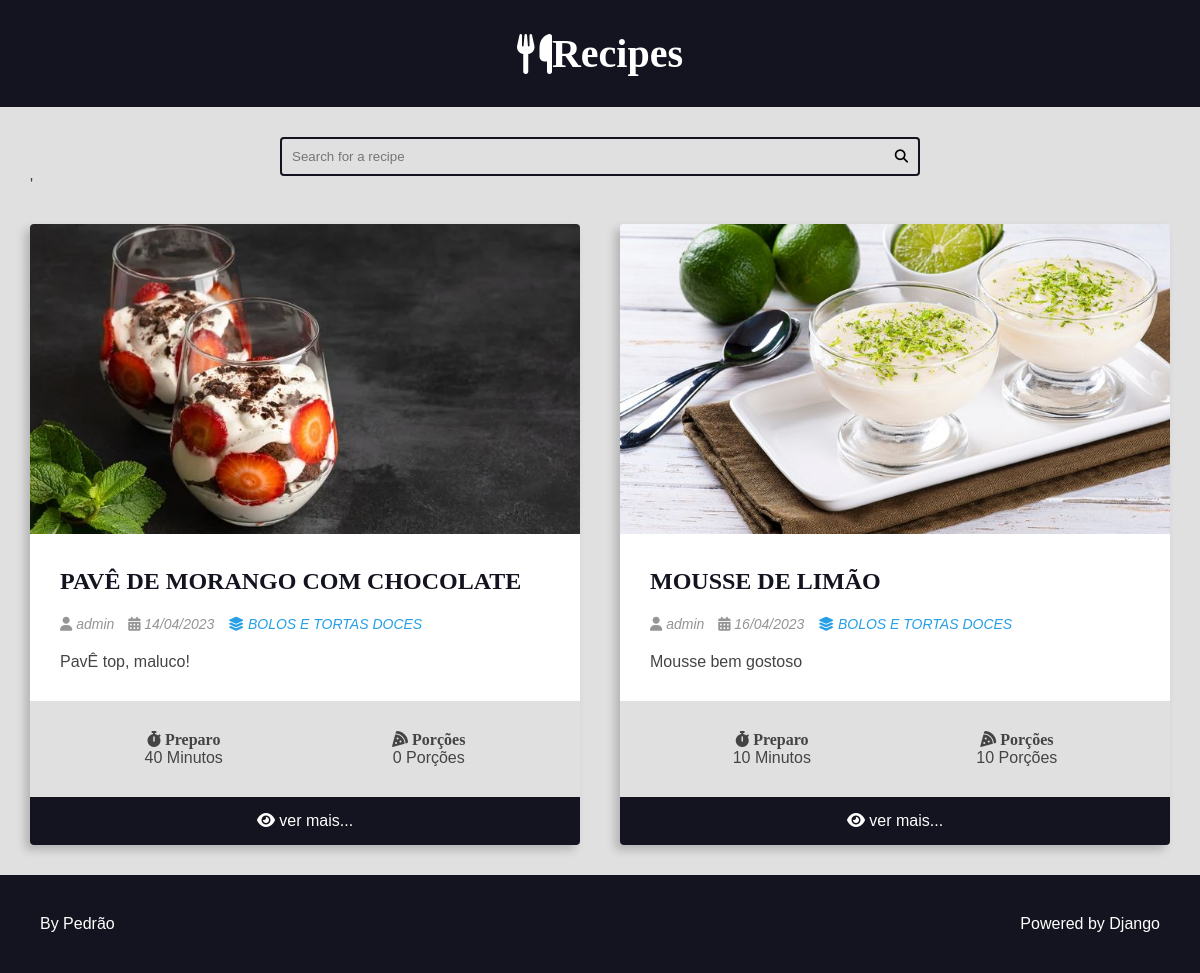
Before: /recipes/category/5/ with the older database file.
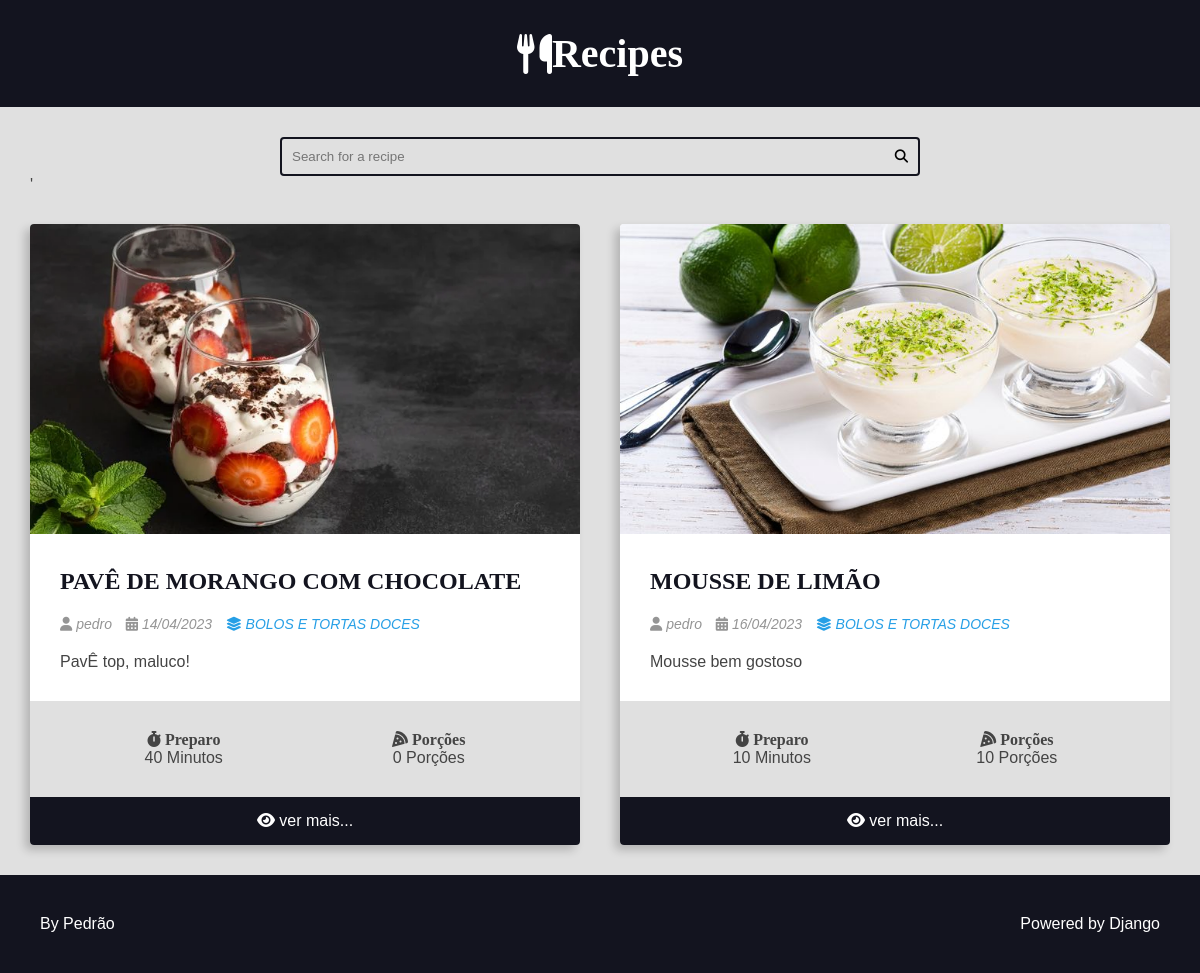
After: the same page with the newer database file.
### recipes/models.py (models this page shows, shortened)
class Recipe(models.Model):
    title = models.CharField(max_length=65)
    description = models.CharField(max_length=165)
    slug = models.SlugField(unique=True)
    preparation_time = models.IntegerField()
    preparation_time_unit = models.CharField(max_length=65)
    servings = models.IntegerField()
    servings_unit = models.CharField(max_length=65)
    preparation_steps = models.TextField()
    prepare_stes_is_html = models.BooleanField(default=False)
    created_at = models.DateField(auto_now_add=True)
    updated_at = models.DateField(auto_now=True)
    is_published = models.BooleanField(default=False)
    cover = models.ImageField(upload_to='recipes/cover/%Y/%m/%d', blank=True, default='')  # noqa: E501
    category = models.ForeignKey(Category, on_delete=models.SET_NULL, null=True, blank=True, default=None)  # noqa: E501
    author = models.ForeignKey(User, on_delete=models.SET_NULL, null=True)

class Category(models.Model):
    title = models.CharField(max_length=65)
    def __str__(self):
        return self.title

### recipes/views.py (the view)
# urls.py: path('recipes/category/<int:category_id>/', category, name='category'),
def category(request, category_id):
    recipe = get_list_or_404(Recipe, category__id=category_id, is_published=True)  # noqa: E501
    return render(request, 'category.html', context={
        'recipes': recipe,
        'title': f'CATEGORY | {recipe[0].category.title}'
        })

### recipes/templates/category.html (shortened to what this page needs)
{% extends 'base.html' %}
{% block content %}
    {% include "search.html" %}
    <main class="main-content-container">
        <div class="main-content main-content-list container">
            {% for recipe in recipes %}
                {% include "card.html" %}
            {% endfor %}
        </div>
    </main>
{% endblock content %}

### recipes/templates/card.html
<div class="recipe recipe-list-item">
    {% if recipe.cover %}
        <div class="recipe-cover">
            <a href=" {% url 'recipes:recipe' recipe.id %}">
                <img src="{{ recipe.cover.url }}" alt="Temporário">
            </a>
        </div>
    {% endif %}
    <div class="recipe-title-container">
        <h2 class="recipe-title">
            <a href="{% url 'recipes:recipe' recipe.id %}">
                {{ recipe.title }}
            </a>
        </h2>
    </div>
    <div class="recipe-author">
        <span class="recipe-author-item">
            <i class="fas fa-user"></i>
            {% if recipe.author is not None %}
                {% if recipe.author.firstname %}
                    {{ recipe.author.first_name }} {{recipe.author.last_name}}
                {% else %}
                    {{recipe.author.username}}
                {% endif %}
            {% else %}
                    Desconhecido
            {% endif %}
        </span>
        <span class="recipe-author-item">
            <i class="fas fa-calendar-alt"></i>
            {{ recipe.created_at|date:"d/m/Y" }}
        </span>
        {% if recipe.category is not None %}
            <span class="recipe-author-item">
                <a href="{% url 'recipes:category' recipe.category.id %}">
                    <i class="fas fa-layer-group"></i>
                    <span>{{recipe.category}}</span>
                </a>
            </span>
        {% endif %}
    </div>
    <div class="recipe-content">
        <p>{{ recipe.description}}</p>
    </div>
    <div class="recipe-meta-container">
        <div class="recipe-meta recipe-preparation">
            <h3 class="recipe-meta-title"><i class="fas fa-stopwatch"></i> Preparo</h3>
            <div class="recipe-meta-text">
                {{recipe.preparation_time }} Minutos
            </div>
        </div>
        <div class="recipe-meta recipe-servings">
            <h3 class="recipe-meta-title"><i class="fas fa-pizza-slice"></i> Porções</h3>
            <div class="recipe-meta-text">
                {{ recipe.servings }} Porções
            </div>
        </div>
    </div>
    <footer class="recipe-footer">
        <a class="recipe-read-more button button-dark button-full-width" href=" {% url 'recipes:recipe' recipe.id %}">
            <i class="fas fa-eye"></i>
            <span>ver mais...</span>
        </a>
    </footer>
</div>

Changed rows visible on the page:
changed Recipe "PAVÊ DE MORANGO COM CHOCOLATE": author.username "admin" → "pedro"
changed Recipe "MOUSSE DE LIMÃO": author.username "admin" → "pedro"
